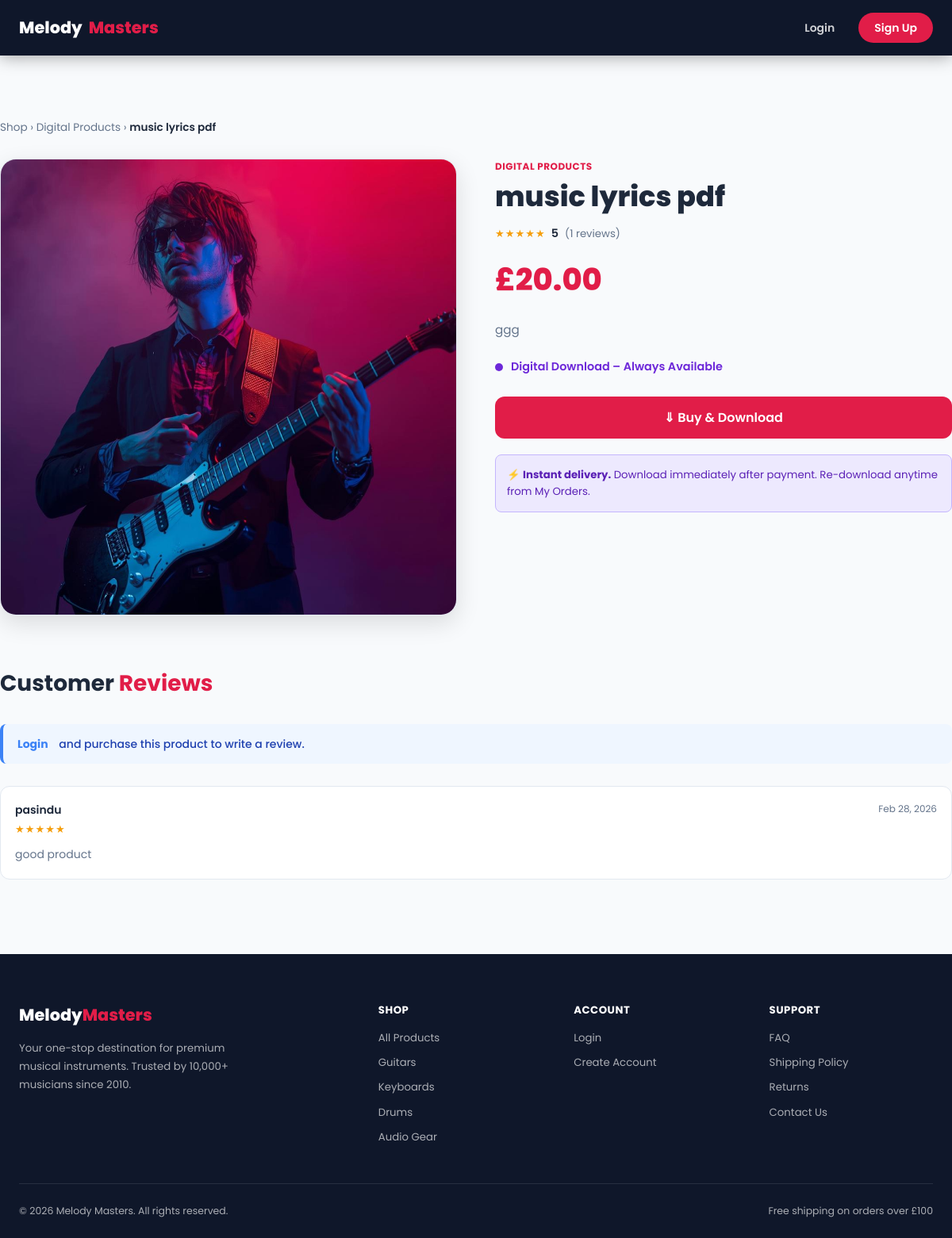
/product.php?id=21, run on the app's committed database.
### tables this page shows
CREATE TABLE `products` (
  `id` int(11) NOT NULL,
  `category_id` int(11) DEFAULT NULL,
  `name` varchar(150) NOT NULL,
  `description` text DEFAULT NULL,
  `price` decimal(10,2) NOT NULL,
  `shipping_cost` decimal(10,2) DEFAULT 0.00,
  `stock` int(11) DEFAULT 0,
  `image` varchar(255) DEFAULT NULL,
  `created_at` timestamp NOT NULL DEFAULT current_timestamp(),
  `product_type` enum('physical','digital') NOT NULL DEFAULT 'physical',
  `digital_file` varchar(255) DEFAULT NULL
);

CREATE TABLE `categories` (
  `id` int(11) NOT NULL,
  `name` varchar(100) NOT NULL
);

CREATE TABLE `reviews` (
  `id` int(11) NOT NULL,
  `product_id` int(11) NOT NULL,
  `user_id` int(11) NOT NULL,
  `rating` int(11) DEFAULT NULL CHECK (`rating` between 1 and 5),
  `comment` text DEFAULT NULL,
  `created_at` timestamp NOT NULL DEFAULT current_timestamp()
);

CREATE TABLE `users` (
  `id` int(11) NOT NULL,
  `name` varchar(100) NOT NULL,
  `email` varchar(100) NOT NULL,
  `password` varchar(255) NOT NULL,
  `role` enum('admin','staff','customer') DEFAULT 'customer',
  `created_at` timestamp NOT NULL DEFAULT current_timestamp()
);

### product.php (the view, shortened to what this page needs)
<?php
require_once 'includes/functions.php';
$id = (int)($_GET['id'] ?? 0);
$stmt = $conn->prepare(
    "SELECT p.*, c.name AS cat_name
     FROM products p
     LEFT JOIN categories c ON c.id = p.category_id
     WHERE p.id = ?"
);
$stmt->bind_param("i", $id);
$stmt->execute();
$p = $stmt->get_result()->fetch_assoc();
$rating = getProductRating($conn, $id);
$revStmt = $conn->prepare(
    "SELECT r.*, u.name AS user_name
     FROM reviews r
     JOIN users u ON u.id = r.user_id
     WHERE r.product_id = ?
     ORDER BY r.created_at DESC"
);
$revStmt->bind_param("i", $id);
$revStmt->execute();
$reviews = $revStmt->get_result();
$reviewError = $reviewSuccess = '';
$canReview  = false;
$hasReviewed = false;
require_once 'includes/header.php';
?>
<div class="container section">
  <nav class="breadcrumb">
    <a href="<?php echo BASE_URL; ?>/home.php">Shop</a>
    <?php if ($p['cat_name']): ?>
      &rsaquo; <a href="<?php echo BASE_URL; ?>/home.php?cat=<?php echo $p['category_id']; ?>">
        <?php echo sanitize($p['cat_name']); ?>
      </a>
    <?php endif; ?>
    &rsaquo; <span class="active"><?php echo sanitize($p['name']); ?></span>
  </nav>
  <div class="pd-grid">
    <div class="pd-img">
      <?php echo productImageTag($p['image'] ?? null, $p['name']); ?>
    </div>
    <div>
      <div style="font-size:.75rem;font-weight:700;color:var(--accent);text-transform:uppercase;letter-spacing:.5px;margin-bottom:8px;">
        <?php echo sanitize($p['cat_name'] ?? 'Instrument'); ?>
      </div>
      <h1 class="pd-title"><?php echo sanitize($p['name']); ?></h1>
      <div style="display:flex;align-items:center;gap:8px;margin-bottom:16px;">
        <?php echo renderStars($rating['avg']); ?>
        <span style="font-weight:600;font-size:.9rem;"><?php echo $rating['avg']; ?></span>
        <span style="color:var(--muted);font-size:.83rem;">(<?php echo $rating['total']; ?> reviews)</span>
      </div>
      <div class="pd-price"><?php echo formatPrice($p['price']); ?></div>
      <p class="pd-desc"><?php echo nl2br(sanitize($p['description'] ?? '')); ?></p>
      <?php $isDigital = ($p['product_type'] ?? 'physical') === 'digital'; ?>
      <div class="stock-row">
        <?php if ($isDigital): ?>
          <span class="dot digital"></span>
          <span class="status-text digital">Digital Download – Always Available</span>
        <?php elseif ((int)$p['stock'] > 10): ?>
          <span class="dot"></span> In Stock (<?php echo $p['stock']; ?> available)
        <?php elseif ((int)$p['stock'] > 0): ?>
          <span class="dot low"></span> Low Stock – only <?php echo $p['stock']; ?> left!
        <?php else: ?>
          <span class="dot out"></span> <span class="status-text out">Out of Stock</span>
        <?php endif; ?>
      </div>
      <?php if ($isDigital || (int)$p['stock'] > 0): ?>
        <form method="POST" class="add-cart-form">
          <button type="submit" class="btn btn-primary btn-lg btn-buy"
            <?php if (!isLoggedIn()): ?>
            onclick="event.preventDefault();
              window.location='<?php echo BASE_URL; ?>/login.php?redirect=<?php echo urlencode(BASE_URL . '/product.php?id=' . $id); ?>';"
            <?php endif; ?>
          ><?php echo $isDigital ? '&#8659; Buy &amp; Download' : '&#128722; Add to Cart'; ?></button>
        </form>
      <?php else: ?>
        <button class="btn btn-ghost btn-lg" disabled>Out of Stock</button>
      <?php endif; ?>
      <?php if ($isDigital): ?>
        <div style="margin-top:20px;padding:14px;background:#ede9fe;border-radius:8px;font-size:.83rem;color:#5b21b6;border:1px solid #c4b5fd;">
          ⚡ <strong>Instant delivery.</strong> Download immediately after payment. Re-download anytime from My Orders.
        </div>
      <?php endif; ?>
    </div>
  </div>
  <div style="margin-top:64px;">
    <h2 class="section-title" style="margin-bottom:28px;">Customer <span>Reviews</span></h2>
    <?php if (isLoggedIn() && $canReview && !$hasReviewed): ?>
      <div class="card" style="margin-bottom:32px;">
        <div class="card-header"><span class="card-title"> Write a Review</span></div>
        <div class="card-body">
          <?php if ($reviewError): ?>
            <div class="alert alert-danger"><?php echo sanitize($reviewError); ?></div>
          <?php endif; ?>
          <form method="POST">
            <div class="form-group">
              <label class="form-label">Your Rating</label>
              <div id="starPicker" style="display:flex;gap:6px;font-size:2rem;cursor:pointer;">
                <?php for ($s=1;$s<=5;$s++): ?>
                  <span data-val="<?php echo $s; ?>" style="color:#d1d5db;" class="star-pick">★</span>
                <?php endfor; ?>
              </div>
              <input type="hidden" name="rating" id="ratingVal" value="5">
            </div>
            <div class="form-group">
              <label class="form-label">Your Review</label>
              <textarea name="comment" class="form-control" rows="4" placeholder="Share your experience with this product…"></textarea>
            </div>
            <button type="submit" name="submit_review" class="btn btn-primary">Submit Review</button>
          </form>
        </div>
      </div>
    <?php elseif (isLoggedIn() && !$canReview && !$hasReviewed): ?>
      <div class="alert alert-info" style="margin-bottom:28px;">
        Buy this product to unlock the review form.
      </div>
    <?php elseif (!isLoggedIn()): ?>
      <div class="alert alert-info" style="margin-bottom:28px;">
        <a href="<?php echo BASE_URL; ?>/login.php" style="color:var(--info);font-weight:700;">Login</a>
        &nbsp;and purchase this product to write a review.
      </div>
    <?php endif; ?>
    <?php if ($reviews->num_rows === 0): ?>
      <div class="empty-state" style="padding:40px;">
        <div class="icon" style="font-size:3rem;"></div>
        <p style="color:var(--muted);">No reviews yet. Be the first!</p>
      </div>
    <?php else: ?>
      <?php while ($rev = $reviews->fetch_assoc()): ?>
        <div class="review-card">
          <div class="rh">
            <div>
              <div class="rn"><?php echo sanitize($rev['user_name']); ?></div>
              <?php echo renderStars((float)$rev['rating']); ?>
            </div>
            <span class="rd"><?php echo formatDate($rev['created_at']); ?></span>
          </div>
          <?php if ($rev['comment']): ?>
            <p style="color:var(--muted);font-size:.875rem;line-height:1.7;margin-top:8px;">
              <?php echo nl2br(sanitize($rev['comment'])); ?>
            </p>
          <?php endif; ?>
        </div>
      <?php endwhile; ?>
    <?php endif; ?>
  </div>
</div>
<?php require_once 'includes/footer.php'; ?>

### includes/functions.php (shortened to what this page needs)
<?php
function isLoggedIn(): bool {
    return isset($_SESSION['user_id']);
}
function sanitize(string $data): string {
    return htmlspecialchars(strip_tags(trim($data)), ENT_QUOTES, 'UTF-8');
}
function formatPrice(float $price): string {
    return '£' . number_format($price, 2);
}
function formatDate(string $date): string {
    return date('M j, Y', strtotime($date));
}
function getProductRating(mysqli $conn, int $productId): array {
    $stmt = $conn->prepare(
        "SELECT ROUND(AVG(rating),1) AS avg_rating, COUNT(*) AS total
         FROM reviews WHERE product_id = ?"
    );
    $stmt->bind_param("i", $productId);
    $stmt->execute();
    $row = $stmt->get_result()->fetch_assoc();
    return [
        'avg'   => (float)($row['avg_rating'] ?? 0),
        'total' => (int)($row['total'] ?? 0),
    ];
}
function renderStars(float $rating, bool $interactive = false): string {
    $html = '<span class="stars">';
    for ($i = 1; $i <= 5; $i++) {
        $cls = ($i <= round($rating)) ? 'star filled' : 'star empty';
        $html .= "<i class=\"$cls\">★</i>";
    }
    $html .= '</span>';
    return $html;
}
function productImageTag(string|null $image, string $alt = '', string $class = ''): string {
    if ($image && file_exists(UPLOAD_DIR . $image)) {
        $src = UPLOAD_URL . htmlspecialchars($image);
        return "<img src=\"$src\" alt=\"" . htmlspecialchars($alt) . "\" class=\"$class\">";
    }
    return "<div class=\"no-image\">🎵</div>";
}

### assets/css/style.css (style rules this page uses)
:root { --primary: #0f172a; --primary-light: #1e293b; --accent: #e11d48; --accent-dark: #be123c; --accent-light: #fef2f2; --bg: #f8fafc; --white: #ffffff; --text: #1e293b; --muted: #64748b; --border: #e2e8f0; --success: #10b981; --success-bg: #ecfdf5; --warning: #f59e0b; --warning-bg: #fffbeb; --danger: #ef4444; --danger-bg: #fef2f2; --info: #3b82f6; --info-bg: #eff6ff; --shadow: 0 1px 3px rgba(0,0,0,.10), 0 1px 2px rgba(0,0,0,.06); --shadow-md: 0 4px 12px rgba(0,0,0,.10); --shadow-lg: 0 10px 30px rgba(0,0,0,.12); --shadow-xl: 0 20px 50px rgba(0,0,0,.15); --radius: 12px; --radius-sm: 8px; --radius-lg: 20px; --radius-full: 9999px; --transition: all .22s ease; --nav-h: 70px; }
*, *::before, *::after { margin:0; padding:0; box-sizing:border-box; }
html { scroll-behavior:smooth; }
body { font-family:'Poppins',sans-serif; background:var(--bg); color:var(--text); line-height:1.6; min-height:100vh; display:flex; flex-direction:column; }
a { text-decoration:none; color:inherit; }
img { max-width:100%; display:block; }
input,select,textarea,button { font-family:inherit; }
.container { width:100%; max-width:1280px; margin:0 auto; padding:0 24px; }
.section { padding:80px 0; }
.section-title { font-size:1.75rem; font-weight:700; }
.section-title span { color:var(--accent); }
.stars { display:inline-flex; gap:1px; }
.star { font-style:normal; font-size:.82rem; }
.star.filled { color:var(--warning); }
.btn { display:inline-flex; align-items:center; justify-content:center; gap:8px; padding:10px 22px; border-radius:var(--radius-sm); font-size:.875rem; font-weight:600; cursor:pointer; transition:var(--transition); border:none; white-space:nowrap; text-decoration:none; }
.btn-primary { background:var(--accent); color:#fff; }
.btn-lg { padding:14px 34px; font-size:1rem; border-radius:var(--radius); }
.alert { padding:14px 18px; border-radius:var(--radius-sm); margin-bottom:20px; font-size:.875rem; font-weight:500; border-left:4px solid transparent; display:flex; align-items:center; gap:10px; }
.alert-info { background:var(--info-bg); color:#1e40af; border-color:var(--info); }
.pd-grid { display:grid; grid-template-columns:1fr 1fr; gap:48px; align-items:start; }
.pd-img { aspect-ratio:1; border-radius:var(--radius-lg); overflow:hidden; border:1px solid var(--border); box-shadow:var(--shadow-lg); background:#fff; }
.pd-img img { width:100%; height:100%; object-fit:cover; }
.breadcrumb { font-size:.85rem; color:var(--muted); margin-bottom:28px; }
.breadcrumb a { color:var(--muted); transition:var(--transition); }
.breadcrumb .active { color:var(--text); font-weight:600; }
.pd-title { font-size: 2.2rem; font-weight:800; margin-bottom:14px; line-height:1.2; }
.pd-price { font-size:2.4rem; font-weight:800; color:var(--accent); margin-bottom:18px; }
.pd-desc { color:var(--muted); line-height:1.8; margin-bottom:22px; font-size: .95rem; }
.stock-row { display:flex; align-items:center; gap:10px; margin-bottom:26px; font-size:.9rem; font-weight: 500; }
.dot { width:10px; height:10px; border-radius:50%; background:var(--success); flex-shrink: 0; }
.dot.digital { background: #6d28d9; }
.status-text.digital { color: #6d28d9; font-weight: 600; }
.add-cart-form { display:flex; gap:16px; align-items:center; flex-wrap:wrap; }
.btn-buy { flex: 1; min-width: 200px; }
.review-card { background:#fff; border:1px solid var(--border); border-radius:var(--radius); padding:18px; margin-bottom:14px; }
.rh { display:flex; justify-content:space-between; align-items:flex-start; margin-bottom:8px; }
.rn { font-weight:600; font-size:.875rem; }
.rd { font-size:.75rem; color:var(--muted); }

### data on the page
products: category.name "Digital Products", name "music lyrics pdf", image (picture), category.name "DIGITAL PRODUCTS", price "£20.00", description "ggg"
reviews: user.name "pasindu", created_at "Feb 28, 2026", comment "good product"

### other printed values
$rating['avg'] "5"
$rating['total'] "1"
